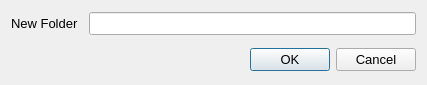
<?xml version="1.0" encoding="UTF-8"?>
<ui version="4.0">
 <class>newFolderDialog</class>
 <widget class="QDialog" name="newFolderDialog">
  <property name="geometry">
   <rect>
    <x>0</x>
    <y>0</y>
    <width>427</width>
    <height>85</height>
   </rect>
  </property>
  <property name="font">
   <font>
    <pointsize>10</pointsize>
   </font>
  </property>
  <property name="windowTitle">
   <string>New Folder</string>
  </property>
  <property name="modal">
   <bool>true</bool>
  </property>
  <layout class="QGridLayout" name="gridLayout_2">
   <property name="verticalSpacing">
    <number>12</number>
   </property>
   <item row="1" column="0">
    <widget class="QDialogButtonBox" name="buttonBox">
     <property name="orientation">
      <enum>Qt::Horizontal</enum>
     </property>
     <property name="standardButtons">
      <set>QDialogButtonBox::Cancel|QDialogButtonBox::Ok</set>
     </property>
    </widget>
   </item>
   <item row="0" column="0">
    <layout class="QGridLayout" name="gridLayout">
     <property name="horizontalSpacing">
      <number>10</number>
     </property>
     <property name="verticalSpacing">
      <number>0</number>
     </property>
     <item row="0" column="1">
      <widget class="QLineEdit" name="folder_name">
       <property name="placeholderText">
        <string/>
       </property>
      </widget>
     </item>
     <item row="0" column="0">
      <widget class="QLabel" name="labelName">
       <property name="font">
        <font>
         <pointsize>10</pointsize>
        </font>
       </property>
       <property name="text">
        <string>New Folder</string>
       </property>
      </widget>
     </item>
    </layout>
   </item>
  </layout>
 </widget>
 <tabstops>
  <tabstop>folder_name</tabstop>
  <tabstop>buttonBox</tabstop>
 </tabstops>
 <resources/>
 <connections>
  <connection>
   <sender>buttonBox</sender>
   <signal>accepted()</signal>
   <receiver>newFolderDialog</receiver>
   <slot>accept()</slot>
   <hints>
    <hint type="sourcelabel">
     <x>248</x>
     <y>254</y>
    </hint>
    <hint type="destinationlabel">
     <x>157</x>
     <y>274</y>
    </hint>
   </hints>
  </connection>
  <connection>
   <sender>buttonBox</sender>
   <signal>rejected()</signal>
   <receiver>newFolderDialog</receiver>
   <slot>reject()</slot>
   <hints>
    <hint type="sourcelabel">
     <x>316</x>
     <y>260</y>
    </hint>
    <hint type="destinationlabel">
     <x>286</x>
     <y>274</y>
    </hint>
   </hints>
  </connection>
 </connections>
</ui>
